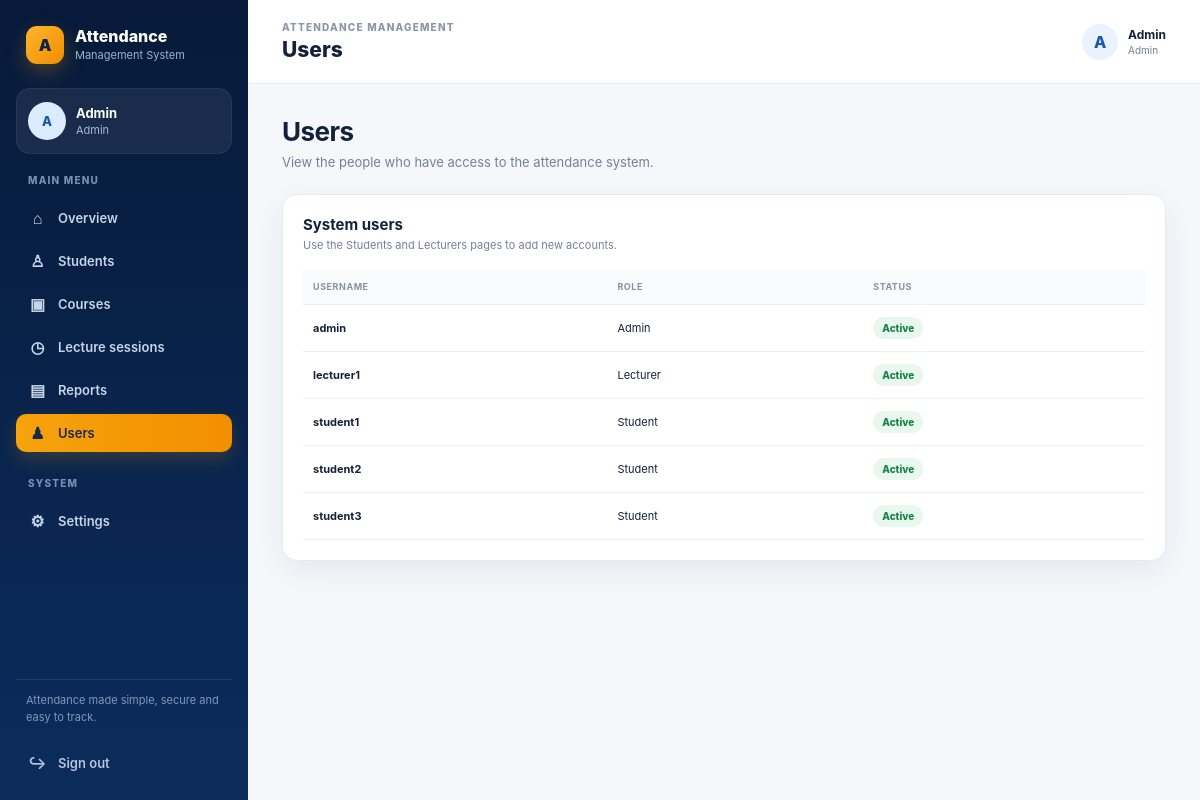
Page /admin/users (signed in) on the committed database.
### tables this page shows
CREATE TABLE users (
        id INTEGER PRIMARY KEY AUTOINCREMENT,
        username TEXT UNIQUE NOT NULL,
        password_hash TEXT NOT NULL,
        role TEXT NOT NULL CHECK(role IN ('admin','lecturer','student')),
        created_at TEXT NOT NULL
    );

### app.py (the view)
@app.route("/admin/users")
@role_required("admin")
def users():
    conn = get_db()
    rows = conn.execute("SELECT username, role FROM users ORDER BY role, username").fetchall()
    conn.close()
    return render_template("users.html", users=rows)

### app.py (called while the page is built)
def get_db():
    conn = sqlite3.connect(DB)
    conn.row_factory = sqlite3.Row
    conn.execute("PRAGMA foreign_keys = ON")
    return conn

def role_required(*roles):
    def decorator(f):
        @wraps(f)
        def wrapper(*args, **kwargs):
            if "user_id" not in session:
                return redirect(url_for("login"))
            if session.get("role") not in roles:
                abort(403)
            return f(*args, **kwargs)
        return wrapper
    return decorator

@app.context_processor
def inject_user():
    return {"current_user": session}

### templates/users.html (shortened to what this page needs)
{% extends "base.html" %}
{% block page_title %}Users{% endblock %}
{% block content %}
<div class="page-heading"><div><h1>Users</h1><p>View the people who have access to the attendance system.</p></div></div>
<section class="panel"><div class="panel-head"><div><h2>System users</h2><p>Use the Students and Lecturers pages to add new accounts.</p></div></div><div class="table-wrap"><table><thead><tr><th>Username</th><th>Role</th><th>Status</th></tr></thead><tbody>{% for u in users %}<tr><td><strong>{{ u.username }}</strong></td><td>{{ u.role|title }}</td><td><span class="pill success">Active</span></td></tr>{% else %}<tr><td colspan="3"><div class="empty-state">No users found.</div></td></tr>{% endfor %}</tbody></table></div></section>
{% endblock %}

### static/css/style.css (style rules this page uses)
:root { --navy:#071b3a;--navy-2:#0b2a57;--blue:#1769d3;--orange:#f59e0b;--orange-dark:#e68a00;--bg:#f5f7fb;--panel:#fff;--text:#14213a;--muted:#748096;--line:#e6ebf2;--green:#149447;--red:#d94343;--purple:#7457d9;--shadow:0 10px 30px rgba(24,43,75,.07) }
* { box-sizing:border-box }
html,body { margin:0;min-height:100%;font-family:Inter,Segoe UI,Arial,Helvetica,sans-serif;color:var(--text);background:var(--bg) }
.welcome-row,.page-heading { display:flex;justify-content:space-between;align-items:flex-end;gap:20px;margin-bottom:24px }
.welcome-row h1,.page-heading h1 { font-size:26px;letter-spacing:-.02em;margin:0 0 7px }
.welcome-row p,.page-heading p { margin:0;color:var(--muted);font-size:13px }
.panel { background:#fff;border:1px solid var(--line);border-radius:15px;box-shadow:var(--shadow);padding:20px }
.panel-head { display:flex;justify-content:space-between;align-items:center;gap:15px;margin-bottom:17px }
.panel-head h2 { font-size:15px;margin:0 0 4px }
.panel-head p { font-size:11px;color:var(--muted);margin:0 }
.pill { display:inline-flex;align-items:center;justify-content:center;border-radius:999px;padding:5px 9px;font-size:10px;font-weight:800 }
.pill.success,.pill.present { background:#e8f8ef;color:#148343 }
.table-wrap { overflow:auto }
.table-wrap table { width:100%;border-collapse:collapse;min-width:600px }
.table-wrap th,.table-wrap td { padding:12px 10px;text-align:left;border-bottom:1px solid #edf0f5;font-size:11px;vertical-align:middle }
.table-wrap th { color:#8792a5;font-size:9px;text-transform:uppercase;letter-spacing:.06em;background:#fafbfc }

### rows in the picture
users: username "admin", role "Admin"
users: username "lecturer1", role "Lecturer"
users: username "student1", role "Student"
users: username "student2", role "Student"
users: username "student3", role "Student"

### other values in the picture
{{ current_user.get('username','U')[0]|upper }} "A"
{{ current_user.get('username','User')|title }} "Admin"
{{ current_user.get('role','user')|title }} "Admin"
